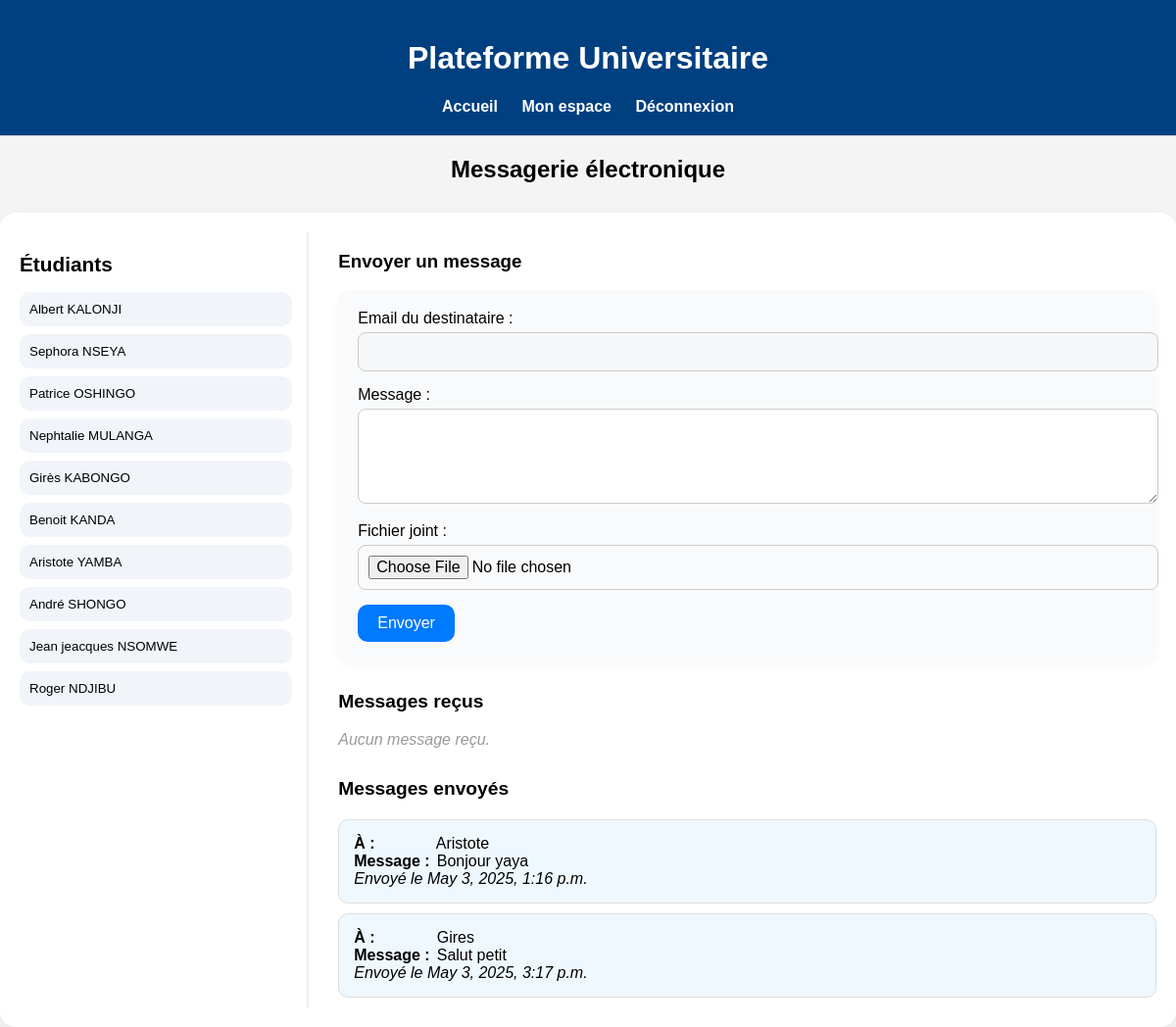
The app's page /messagerie/ (signed in) with its own data.
### magasin/models.py (models this page shows, shortened)
class Etudiant(models.Model):
    user = models.OneToOneField(User, on_delete=models.CASCADE, null=True, blank=True, related_name='etudiant_magasin')
    nom = models.CharField(max_length=100)
    postnom = models.CharField(max_length=100)
    prenom = models.CharField(max_length=100)
    telephone = models.CharField(max_length=20)

class Message(models.Model):
    expediteur = models.ForeignKey(User, on_delete=models.CASCADE, related_name='messages_envoyes')
    destinataire = models.ForeignKey(User, on_delete=models.CASCADE, related_name='messages_recus')
    contenu = models.TextField()
    date_envoi = models.DateTimeField(default=timezone.now)
    lu = models.BooleanField(default=False)
    fichier_joint = models.FileField(upload_to='fichiers_messages/', blank=True, null=True)  # Ajout

### magasin/views.py (the view, shortened to what this page needs)
# urls.py: path('messagerie/', views.messagerie_view, name='messagerie'),
@login_required
def messagerie_view(request):
    user = request.user
    try:
        etudiant_connecte = user.etudiant_magasin
    except Etudiant.DoesNotExist:
        etudiant_connecte = None
    etudiants = Etudiant.objects.exclude(user=user)
    messages_recus = Message.objects.filter(destinataire=user)
    messages_envoyes = Message.objects.filter(expediteur=user)
    return render(request, 'magasin/messagerie.html', {
        'etudiants': etudiants,
        'messages_recus': messages_recus,
        'messages_envoyes': messages_envoyes
    })

### magasin/templates/magasin/messagerie.html (shortened to what this page needs)
{% extends "magasin/base.html" %}
{% load static %}
{% block content %}
<h2 style="text-align: center;">Messagerie électronique</h2>
<div class="messagerie-container">
    <div class="etudiants-list">
        <h3>Étudiants</h3>
        <ul id="listeEtudiants">
            {% for etu in etudiants %}
                <li>
                    <button type="button" onclick="selectionnerDestinataire('{{ etu.user.id }}', '{{ etu.user.email }}')">
                        {{ etu.prenom }} {{ etu.nom }}
                    </button>
                </li>
            {% endfor %}
        </ul>
    </div>
    <div class="formulaire-message">
        <h3>Envoyer un message</h3>
        <form method="POST" enctype="multipart/form-data">
            <label>Email du destinataire :</label>
            <input type="text" id="email_destinataire" disabled>
            <label>Message :</label>
            <textarea name="contenu" rows="5" required></textarea>
            <label>Fichier joint :</label>
            <input type="file" name="fichier_joint">
            <button type="submit">Envoyer</button>
        </form>
        <div class="message-box">
            <h3>Messages reçus</h3>
            {% for msg in messages_recus %}
                <div class="message-item">
                    <strong>De :</strong> {{ msg.expediteur.username }}<br>
                    <strong>Message :</strong> {{ msg.contenu }}<br>
                    {% if msg.fichier_joint %}
                        <strong>Fichier :</strong> <a href="{{ msg.fichier_joint.url }}" target="_blank">Voir</a><br>
                    {% endif %}
                    <em>Envoyé le {{ msg.date_envoi }}</em>
                </div>
            {% empty %}
                <p class="no-message">Aucun message reçu.</p>
            {% endfor %}
            <h3>Messages envoyés</h3>
            {% for msg in messages_envoyes %}
                <div class="message-item sent">
                    <strong>À :</strong> {{ msg.destinataire.username }}<br>
                    <strong>Message :</strong> {{ msg.contenu }}<br>
                    <em>Envoyé le {{ msg.date_envoi }}</em>
                </div>
            {% empty %}
                <p class="no-message">Aucun message envoyé.</p>
            {% endfor %}
        </div>
    </div>
</div>
{% endblock %}

### magasin/static/magasin/style.css (style rules this page uses)
body { font-family: Arial, sans-serif; margin: 0; padding: 0; background-color: #f4f4f4; }

### magasin/templates/magasin/messagerie.html (style rules this page uses)
.messagerie-container { display: flex; gap: 30px; margin-top: 30px; padding: 20px; background-color: #fff; border-radius: 16px; box-shadow: 0 10px 25px rgba(0, 0, 0, 0.05); }
.etudiants-list { width: 25%; border-right: 2px solid #eee; padding-right: 15px; }
.etudiants-list h3 { font-size: 1.3em; margin-bottom: 15px; }
.etudiants-list ul { list-style: none; padding: 0; }
.etudiants-list li button { background-color: #f1f4f9; border: none; padding: 10px; width: 100%; margin-bottom: 8px; text-align: left; border-radius: 10px; cursor: pointer; transition: background 0.3s ease; }
.formulaire-message { width: 75%; }
.formulaire-message form { background-color: #f9fafc; padding: 20px; border-radius: 12px; box-shadow: 0 4px 8px rgba(0, 0, 0, 0.04); }
.formulaire-message textarea, .formulaire-message input[type="text"], .formulaire-message input[type="file"] { width: 100%; padding: 10px; margin-top: 5px; margin-bottom: 15px; border: 1px solid #ccc; border-radius: 8px; font-size: 1em; }
.formulaire-message button { padding: 10px 20px; background-color: #007aff; border: none; color: white; font-size: 1em; border-radius: 10px; cursor: pointer; }
.message-box { margin-top: 25px; }
.message-box h3 { margin-top: 30px; font-size: 1.2em; }
.message-item { border: 1px solid #ddd; background-color: #fff; padding: 15px; margin: 10px 0; border-radius: 10px; }
.message-item.sent { background-color: #f0f8ff; }
.message-item strong { display: inline-block; width: 80px; }
.no-message { color: #999; font-style: italic; }

### records on screen
Etudiant: prenom "Albert", nom "KALONJI"
Etudiant: prenom "Sephora", nom "NSEYA"
Etudiant: prenom "Patrice", nom "OSHINGO"
Etudiant: prenom "Nephtalie", nom "MULANGA"
Etudiant: prenom "Girès", nom "KABONGO"
Etudiant: prenom "Benoit", nom "KANDA"
Etudiant: prenom "Aristote", nom "YAMBA"
Etudiant: prenom "André", nom "SHONGO"
Etudiant: prenom "Jean jeacques", nom "NSOMWE"
Etudiant: prenom "Roger", nom "NDJIBU"
Message: destinataire.username "Aristote", contenu "Bonjour yaya", date_envoi "May 3, 2025, 1:16 p.m."
Message: destinataire.username "Gires", contenu "Salut petit", date_envoi "May 3, 2025, 3:17 p.m."
